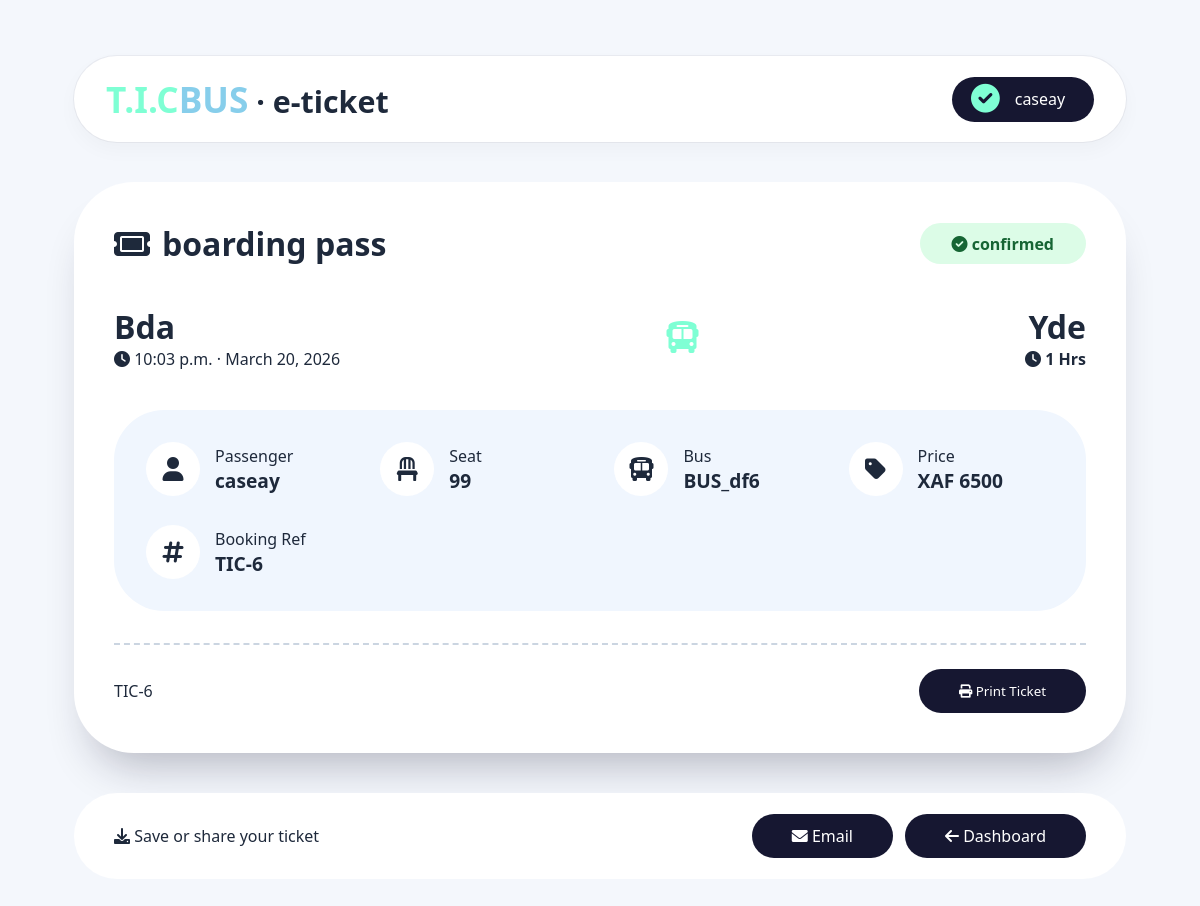
/ticket (signed in), run on an earlier commit of the app's database.
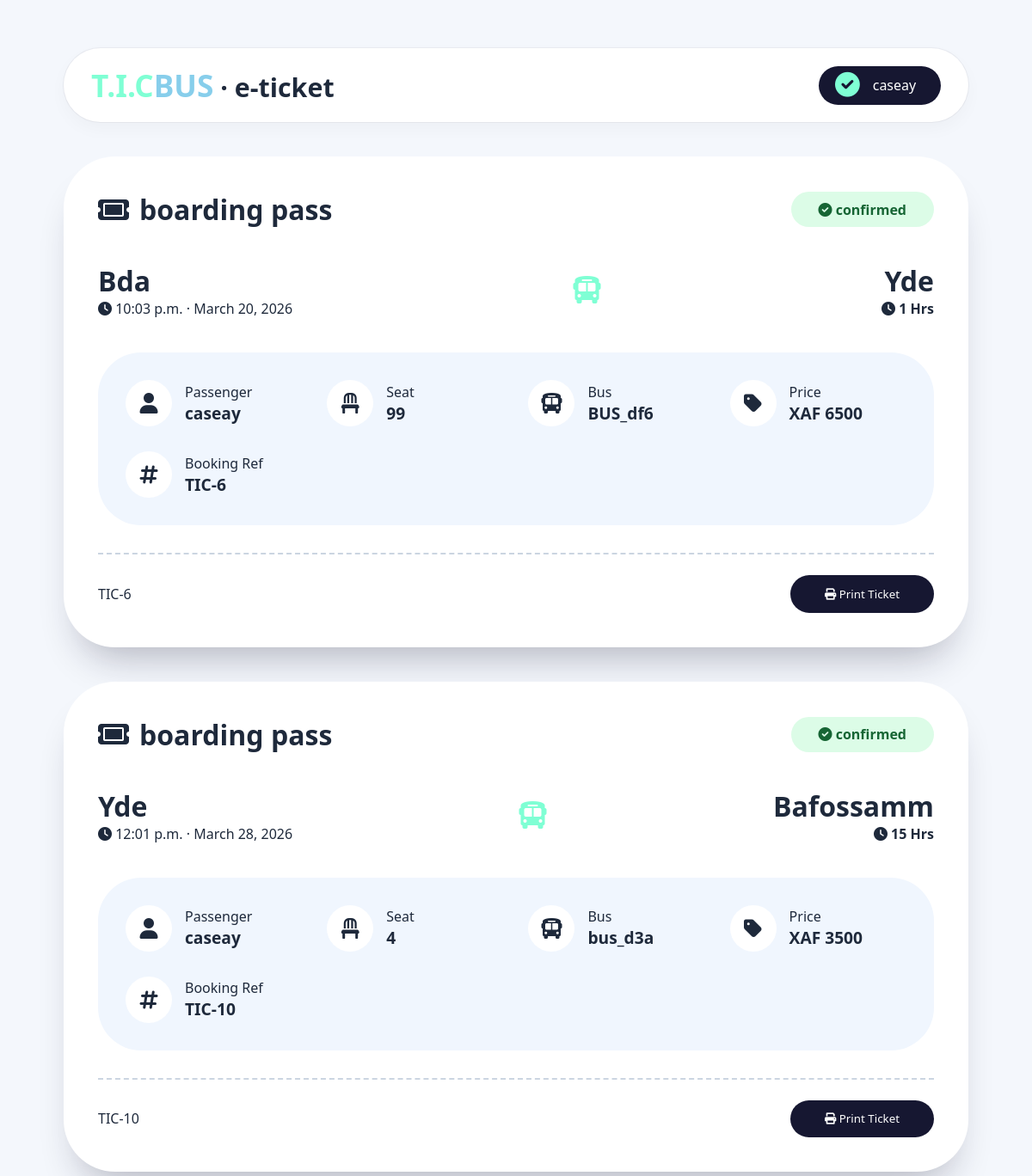
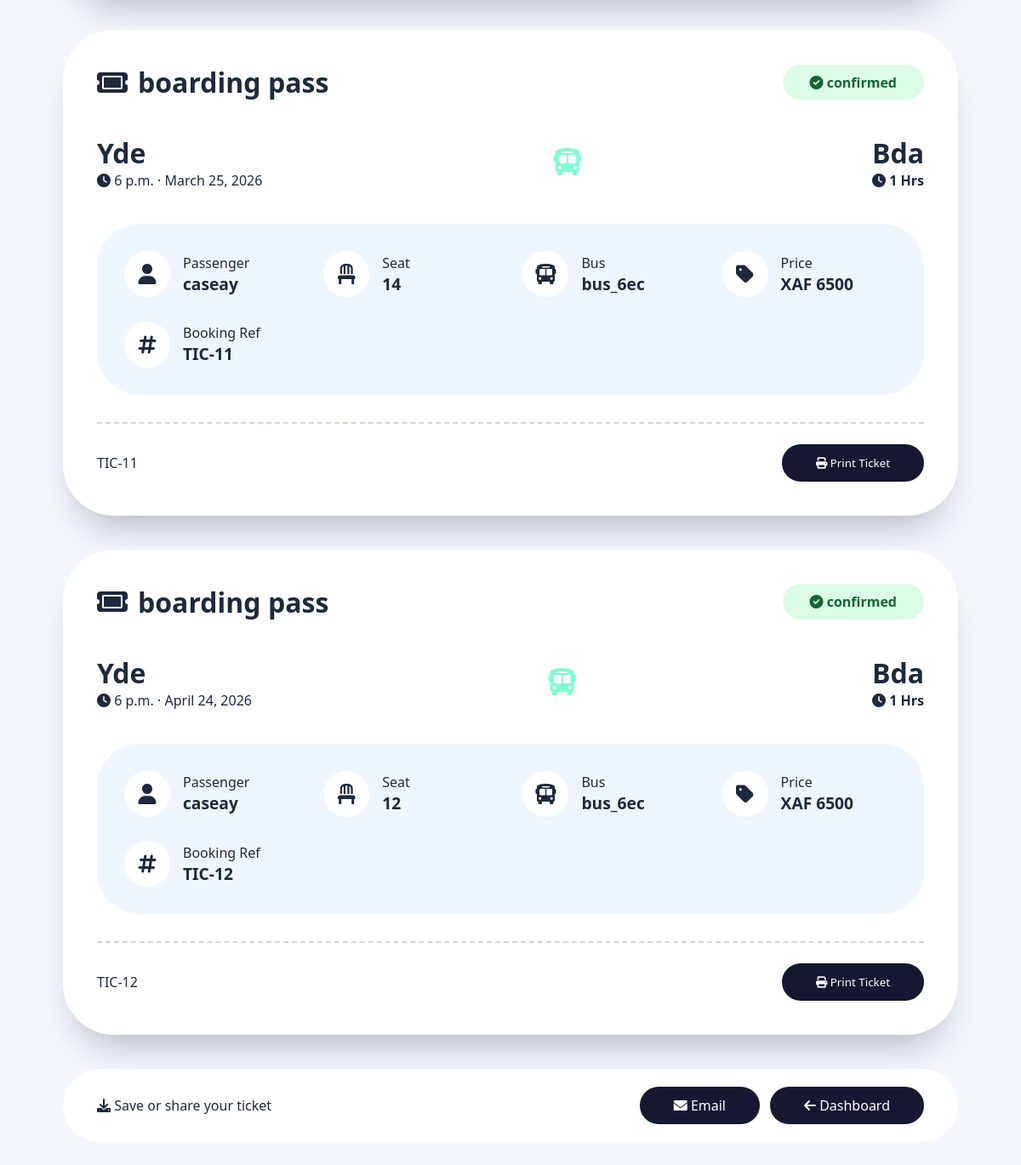
And on a later commit of the database (2 pictures, top to bottom).
### booking/models.py (models this page shows, shortened)
class Booking(models.Model):
    user = models.ForeignKey(User, on_delete=models.CASCADE)
    route = models.ForeignKey(Route, on_delete=models.CASCADE)
    date = models.DateField(default=timezone.now)
    seat_number = models.IntegerField()
    booking_date = models.DateTimeField(auto_now_add=True)

class Route(models.Model):
    origin = models.CharField(max_length=100)
    destination = models.CharField(max_length=100)
    departure_time = models.TimeField()
    price = models.DecimalField(max_digits=8, decimal_places=0)
    bus = models.ForeignKey(Bus, on_delete=models.CASCADE)
    duration = models.IntegerField(default=1)

class User(AbstractUser):
    username = models.CharField(max_length=50, unique=True)
    fullname = models.CharField(max_length=50, blank=True)
    email = models.EmailField(max_length=254, unique=True, blank=False, null=False)

class Bus(models.Model):
    agency = models.ForeignKey(Agency, on_delete=models.CASCADE, related_name="buses")
    bus_number = models.CharField(max_length=50, unique=True, default=generate_bus_id)
    total_seats = models.IntegerField()

### booking/views.py (the view)
# urls.py: path("ticket", ticket, name="ticket"),
def ticket(request):
    tickets = Booking.objects.filter(user=request.user).select_related('route')
    context = {
        "tickets": tickets
    }
    return render(request, "pages/ticket.html", context)

### templates/pages/ticket.html (shortened to what this page needs)
<!DOCTYPE html>
<html lang="en">
<head>
  <link rel="stylesheet" href="https://cdnjs.cloudflare.com/ajax/libs/font-awesome/6.0.0-beta3/css/all.min.css">
</head>
<body>
  <div class="dashboard">
    <div class="greeting">
      <h1><span class="tic">T.I.C</span><span class="bus">BUS</span> · e-ticket</h1>
      <div class="user-profile">
        <i class="fas fa-circle-check"></i>
        <span>{{ request.user.username }}</span>
      </div>
    </div>
    {% for ticket in tickets %}
    <div class="ticket-wrapper">
      <div class="ticket-header">
        <h2><i class="fas fa-ticket"></i> boarding pass</h2>
        <div class="ticket-status"><i class="fas fa-check-circle"></i> confirmed</div>
      </div>
      <div class="journey">
        <div class="location">
          <div class="city">{{ ticket.route.origin }}</div>
          <div class="time">
            <i class="fas fa-clock"></i>
            {{ ticket.route.departure_time }} · {{ ticket.date }}
          </div>
        </div>
        <div>
          <i class="fas fa-bus" style="font-size:2rem;color:aquamarine"></i>
        </div>
        <div class="location" style="align-items:flex-end">
          <div class="city">{{ ticket.route.destination }}</div>
          <div class="time">
            <i class="fas fa-clock"></i>
            <strong>{{ ticket.route.duration }} Hrs</strong>
          </div>
        </div>
      </div>
      <div class="details-grid">
        <div class="detail-item">
          <div class="detail-icon"><i class="fas fa-user"></i></div>
          <div>
            <div>Passenger</div>
            <div class="detail-value">{{ request.user.username }}</div>
          </div>
        </div>
        <div class="detail-item">
          <div class="detail-icon"><i class="fas fa-chair"></i></div>
          <div>
            <div>Seat</div>
            <div class="detail-value">{{ ticket.seat_number }}</div>
          </div>
        </div>
        <div class="detail-item">
          <div class="detail-icon"><i class="fas fa-bus"></i></div>
          <div>
            <div>Bus</div>
            <div class="detail-value">
              {{ ticket.route.bus.bus_number }}
            </div>
          </div>
        </div>
        <div class="detail-item">
          <div class="detail-icon"><i class="fas fa-tag"></i></div>
          <div>
            <div>Price</div>
            <div class="detail-value">XAF {{ ticket.route.price }}</div>
          </div>
        </div>
        <div class="detail-item">
          <div class="detail-icon"><i class="fas fa-hashtag"></i></div>
          <div>
            <div>Booking Ref</div>
            <div class="detail-value">TIC-{{ ticket.id }}</div>
          </div>
        </div>
      </div>
      <div class="ticket-footer">
        <span class="code">TIC-{{ ticket.id }}</span>
        <button class="print-btn" onclick="window.print()">
          <i class="fas fa-print"></i> Print Ticket
        </button>
      </div>
    </div>
      {% empty %}
    <div class="ticket-wrapper" style="text-align:center">
      <h2>No Tickets Found</h2>
      <p>You haven't booked any bus yet.</p>
    </div>
    {% endfor %}
    <div class="bottom-cta">
      <p>
        <i class="fas fa-download"></i>
        Save or share your ticket
      </p>
      <div style="display:flex;gap:12px">
        <a href="#" class="cta-btn">
          <i class="fas fa-envelope"></i> Email
        </a>
        <a href="{% url 'index' %}" class="cta-btn">
          <i class="fas fa-arrow-left"></i> Dashboard
        </a>
      </div>
    </div>
  </div>
</body>
</html>

What changed in the data, as far as the page shows it:
added Booking: route.origin "Yde", route.departure_time "12:01 p.m.", date "March 28, 2026", route.destination "Bafossamm", route.duration "15", {{ request.user.username }} "caseay", seat_number "4", route.bus.bus_number "bus_d3a", route.price "3500", id "10"
added Booking: route.origin "Yde", route.departure_time "6 p.m.", date "March 25, 2026", route.destination "Bda", route.duration "1", {{ request.user.username }} "caseay", seat_number "14", route.bus.bus_number "bus_6ec", route.price "6500", id "11"
added Booking: route.origin "Yde", route.departure_time "6 p.m.", date "April 24, 2026", route.destination "Bda", route.duration "1", {{ request.user.username }} "caseay", seat_number "12", route.bus.bus_number "bus_6ec", route.price "6500", id "12"
